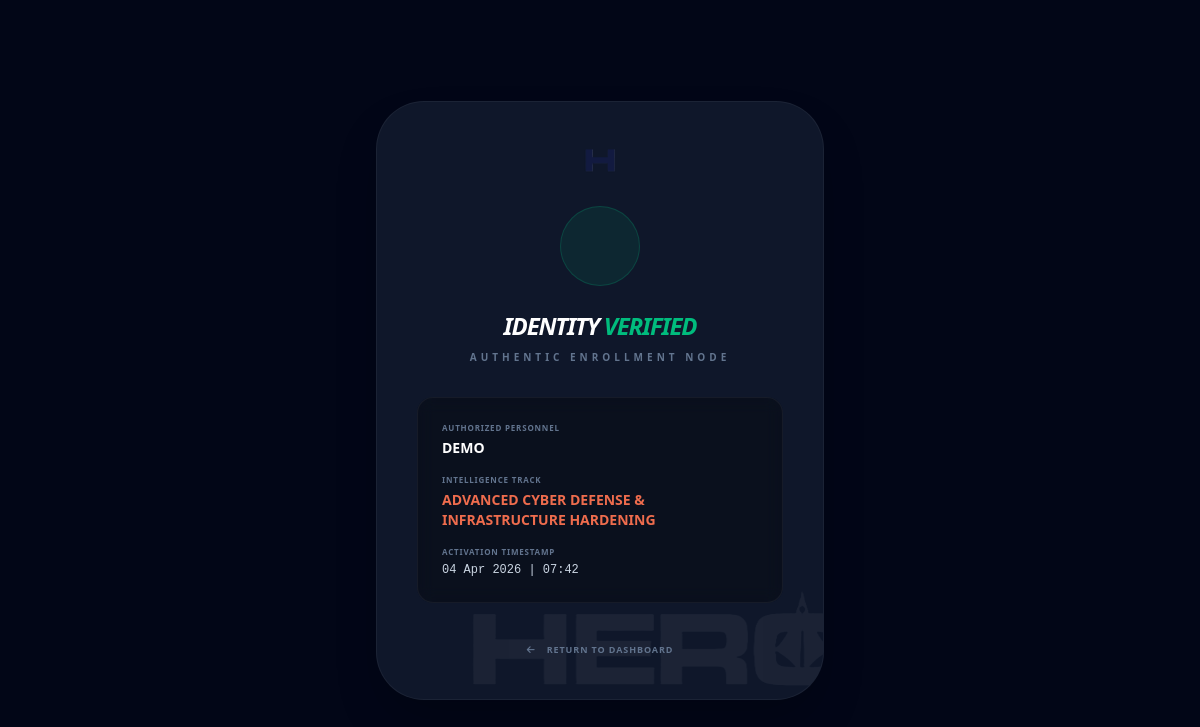
Screenshot of /verify-enrollment.php?txnid=HT_1775288525_4 with the database file from the repository.
### tables this page shows
CREATE TABLE `enrollments` (
  `enrollment_id` int(11) NOT NULL,
  `user_id` int(11) NOT NULL,
  `course_id` int(11) NOT NULL,
  `enrolled_at` timestamp NOT NULL DEFAULT current_timestamp(),
  `status` enum('pending','active','completed','cancelled') DEFAULT 'pending',
  `txnid` varchar(100) DEFAULT NULL,
  `activated_at` timestamp NULL DEFAULT current_timestamp()
);

CREATE TABLE `user_master` (
  `user_id` int(11) NOT NULL,
  `name` varchar(50) DEFAULT NULL,
  `username` varchar(50) NOT NULL,
  `phone` varchar(15) NOT NULL,
  `email` varchar(50) NOT NULL,
  `gender` enum('male','female','other','') NOT NULL,
  `password` varchar(50) DEFAULT NULL,
  `role` enum('student','admin','manager') DEFAULT 'student',
  `datetime` timestamp NOT NULL DEFAULT current_timestamp() ON UPDATE current_timestamp(),
  `status` enum('publish','draft') DEFAULT 'publish'
);

CREATE TABLE `courses` (
  `course_id` int(11) NOT NULL,
  `category_id` int(11) DEFAULT NULL,
  `instructor_id` int(11) DEFAULT NULL,
  `title` varchar(255) DEFAULT NULL,
  `slug` varchar(255) DEFAULT NULL,
  `summary` varchar(500) DEFAULT NULL,
  `description` text DEFAULT NULL,
  `duration` int(11) DEFAULT NULL,
  `video_url` text DEFAULT NULL,
  `video_file` varchar(255) DEFAULT NULL,
  `demo_video_url` text DEFAULT NULL,
  `price` decimal(10,2) DEFAULT NULL,
  `thumbnail` varchar(255) DEFAULT NULL,
  `is_featured` tinyint(1) NOT NULL DEFAULT 0,
  `status` enum('publish','draft') NOT NULL DEFAULT 'publish',
  `created_at` timestamp NOT NULL DEFAULT current_timestamp()
);

### verify-enrollment.php (the view, shortened to what this page needs)
<?php
require 'config.php';
$order_id = $_GET['txnid'] ?? $_GET['transaction_id'] ?? '';
$order_id = mysqli_real_escape_string($conn, $order_id);
$query = "SELECT e.status, e.enrolled_at, u.name as student_name, c.title as course_title
          FROM enrollments e
          JOIN user_master u ON e.user_id = u.user_id
          JOIN courses c ON e.course_id = c.course_id
          WHERE (e.txnid = '$order_id')
          AND e.status = 'active' LIMIT 1";
$res = mysqli_query($conn, $query);
$data = mysqli_fetch_assoc($res);
?>
<!DOCTYPE html>
<html lang="en">
<head>
    <script src="https://cdn.jsdelivr.net/npm/@tailwindcss/browser@4"></script>
    <link href="https://cdnjs.cloudflare.com/ajax/libs/font-awesome/6.5.2/css/all.min.css" rel="stylesheet"/>
</head>
<body class="bg-[#020617] text-white flex items-center justify-center min-h-screen p-6">
    <div class="max-w-md w-full bg-[#0F172A] rounded-[3rem] p-10 border border-white/5 text-center shadow-2xl relative overflow-hidden">
        <img src="assets/img/logo.png" class="absolute -right-10 -bottom-10 h-40 opacity-5 brightness-0 invert pointer-events-none">
        <img src="assets/img/favicon.ico" class="h-8 mx-auto mb-8 opacity-50 relative z-10">
        <?php if ($data): ?>
            <div class="relative z-10">
                <div class="w-20 h-20 bg-emerald-500/10 text-emerald-500 rounded-full flex items-center justify-center mx-auto mb-6 border border-emerald-500/20">
                </div>
                <h1 class="text-2xl font-black uppercase italic tracking-tighter mb-2">Identity <span class="text-emerald-500">Verified</span></h1>
                <p class="text-[10px] font-bold text-slate-500 uppercase tracking-[0.4em] mb-8">Authentic Enrollment Node</p>
                <div class="space-y-4 text-left bg-black/30 p-6 rounded-2xl border border-white/5 backdrop-blur-sm">
                    <div>
                        <p class="text-[8px] font-black uppercase text-slate-500 tracking-widest mb-1">Authorized Personnel</p>
                        <p class="text-sm font-bold uppercase text-white"><?= htmlspecialchars($data['student_name']) ?></p>
                    </div>
                    <div>
                        <p class="text-[8px] font-black uppercase text-slate-500 tracking-widest mb-1">Intelligence Track</p>
                        <p class="text-sm font-bold uppercase text-hero-orange"><?= htmlspecialchars($data['course_title']) ?></p>
                    </div>
                    <div>
                        <p class="text-[8px] font-black uppercase text-slate-500 tracking-widest mb-1">Activation Timestamp</p>
                        <p class="text-xs font-mono text-slate-300"><?= date('d M Y | H:i', strtotime($data['enrolled_at'])) ?></p>
                    </div>
                </div>
            </div>
        <?php endif; ?>
        <a href="dashboard.php" class="relative z-10 inline-block mt-10 text-[9px] font-black uppercase tracking-widest text-slate-500 hover:text-white transition-all">
            <i class="fas fa-arrow-left mr-2"></i> Return to Dashboard
        </a>
    </div>
</body>
</html>

### rows the page displays
enrollments: user.name "DEMO", course.title "ADVANCED CYBER DEFENSE & INFRASTRUCTURE HARDENING", enrolled_at "04 Apr 2026 | 07:42"
